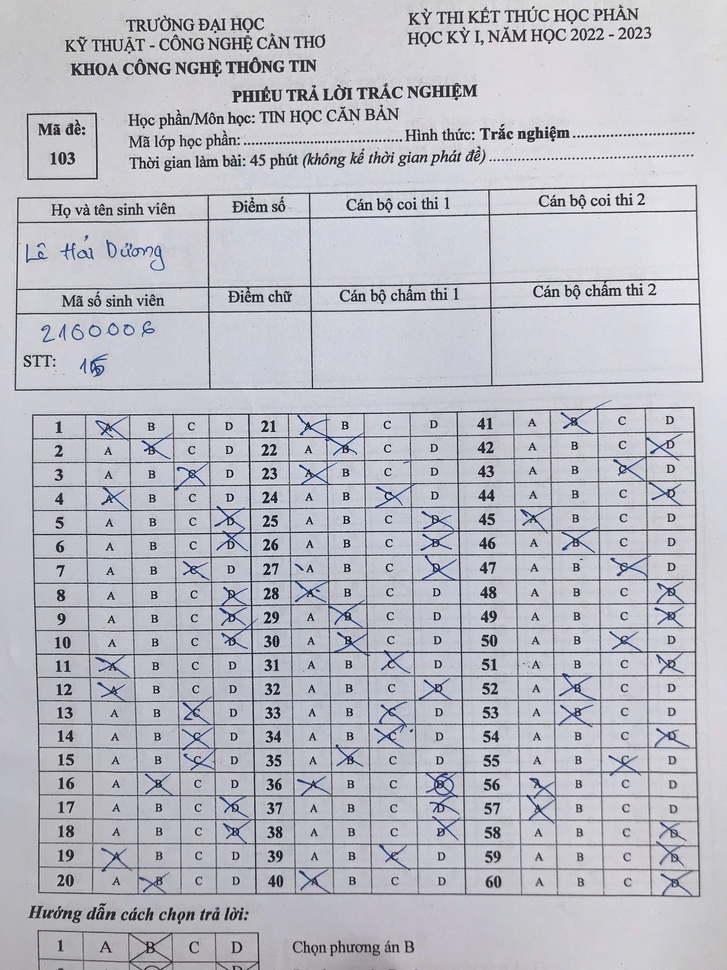
#> input picture backend/utils/IMG_031.jpg, 727 x 970 px, shrunk from 1920 x 2560 before the run
$ python -i image_processing.py   (imports and definitions only)
#> lines starting #> are read from the running program, lines starting #| are printed output that depends on the picture; after the words box and inside, x2 and y2 are one past the last pixel; in counts of white or black regions, pixels touching at a corner belong together

import cv2
import numpy as np
import os


def divide_image(image_path):
    image = cv2.imread(image_path)
    if image is None:
        print("Không thể đọc ảnh:", image_path)
        return None, None

    height, width = image.shape[:2]
    part_height = height // 8

    # Gộp các phần thứ 3, 4, 5
    part_3 = image[2 * part_height:3 * part_height, :]
    part_4 = image[3 * part_height:4 * part_height, :]
    part_5 = image[4 * part_height:5 * part_height, :]
    id_student = np.vstack((part_3, part_4, part_5))

    # Gộp các phần thứ 6, 7, 8
    part_6 = image[5 * part_height:6 * part_height, :]
    part_7 = image[6 * part_height:7 * part_height, :]
    part_8 = image[7 * part_height:8 * part_height, :]
    index_student = np.vstack((part_6, part_7, part_8))

    return id_student, index_student


def image_processing(path):
    """
    Xử lý ảnh bài thi để cắt các vùng: mã đề, tên, phiếu thi, mã SV, STT.
    Trả về đường dẫn các vùng cắt và tọa độ vùng phiếu thi.

    Args:
        path (str): Đường dẫn đến ảnh gốc.

    Returns:
        dict:
            - paths: Dictionary chứa đường dẫn các vùng cắt.
            - grading_box: Tuple (x, y, w, h) của vùng phiếu thi.
    """
#> called with path = 'IMG_031.jpg'
    # Kiểm tra xem tệp có tồn tại không
    if not os.path.exists(path):
        print(f"Tệp không tồn tại: {path}")
        return {'paths': {}, 'grading_box': None}

    # Đọc hình ảnh
    image = cv2.imread(path)
#> image is the input picture: shape (970, 727, 3); mean B, G, R 195.8, 187.4, 187.3
    if image is None:
        print("Không thể đọc hình ảnh. Kiểm tra lại đường dẫn hoặc định dạng tệp.")
        return {'paths': {}, 'grading_box': None}

    # Tạo thư mục mới trong thư mục temp
    base_temp_dir = './uploads/images/temp'
    if not os.path.exists(base_temp_dir):
        os.makedirs(base_temp_dir)

    # Tạo tên thư mục dựa trên tên tệp ảnh
    image_name = os.path.basename(path).split('.')[0]
    temp_dir = os.path.join(base_temp_dir, image_name)
    os.makedirs(temp_dir, exist_ok=True)

    gray = cv2.cvtColor(image, cv2.COLOR_BGR2GRAY)

    # Detect edges
    edges = cv2.Canny(gray, 50, 150)
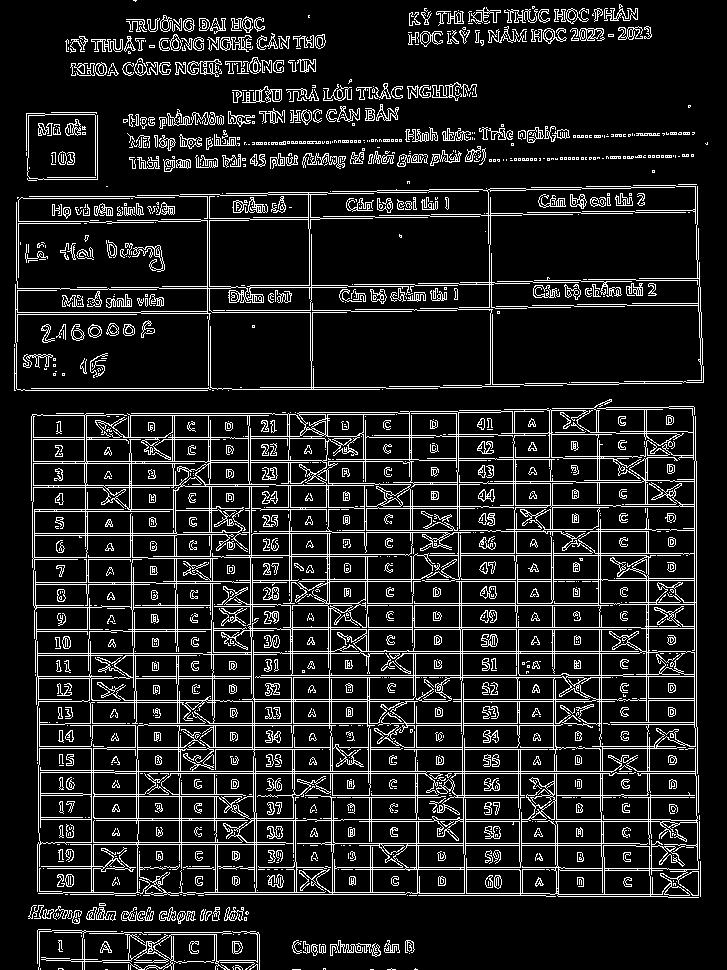
#> edges: shape (970, 727); 12.4% white in thin lines or dots

    # Detect lines
    lines = cv2.HoughLinesP(edges, 1, np.pi / 180, threshold=10, minLineLength=500, maxLineGap=50)
#> lines = 156 rows, first 6: [16, 223, 697, 211], [14, 368, 698, 779], [694, 897, 694, 380], [363, 387, 373, 955], [16, 221, 697, 209], [74, 961, 74, 39]

    # Variable to store the longest line
    longest_line = None
    max_length = 0

    # Find the longest line
    if lines is not None:
        for line in lines:
            x1, y1, x2, y2 = line[0]
            length = np.sqrt((x2 - x1) ** 2 + (y2 - y1) ** 2)  # Calculate the length of the line
            if length > max_length:
                max_length = length
                longest_line = (x1, y1, x2, y2)
#> this loop made 156 passes
#> (x1, y1, x2, y2, length, max_length) on passes 1, 2, 6: (16, 223, 697, 211, 681.1, 681.1), (14, 368, 698, 779, 798, 798), (74, 961, 74, 39, 922, 922)
#> (x1, y1, x2, y2, length) on passes 3, 4, 5, 7, 8, 9: (694, 897, 694, 380, 517), (363, 387, 373, 955, 568.1), (16, 221, 697, 209, 681.1), (208, 961, 208, 288, 673), (15, 287, 577, 297, 562.1), (91, 749, 697, 749, 606)
#> after the loop, max_length = 922

    # Rotate the image if the longest line is found
    if longest_line is not None:
        x1, y1, x2, y2 = longest_line
#> x1 = 74; y1 = 961; x2 = 74; y2 = 39
        angle = np.arctan2(y2 - y1, x2 - x1) * 180.0 / np.pi  # Calculate the angle of inclination
#> angle = -90

        # Rotate the image
        (h, w) = image.shape[:2]
#> h = 970; w = 727
        center = (w // 2, h // 2)
#> center = (363, 485)
        M = cv2.getRotationMatrix2D(center, angle, 1)
#> M = [[6.12e-17, -1, 848], [1, 6.12e-17, 122]]
        rotated = cv2.warpAffine(image, M, (w, h))
        white_background = np.ones((h, w, 3), dtype=np.uint8) * 127
        result = np.where(rotated == 0, white_background, rotated)
        # Use the rotated image for further processing
        image = result
    else:
        print("No lines found.")

    # Convert the image to grayscale
    gray = cv2.cvtColor(image, cv2.COLOR_BGR2GRAY)
    # Enhance contrast
    clahe = cv2.createCLAHE(clipLimit=2.0, tileGridSize=(8, 8))
    enhanced = clahe.apply(gray)
    # Blur to reduce noise
    blurred = cv2.GaussianBlur(enhanced, (5, 5), 0)
    # Binarization
    binary = cv2.adaptiveThreshold(blurred, 255, cv2.ADAPTIVE_THRESH_GAUSSIAN_C, cv2.THRESH_BINARY_INV, 11, 2)
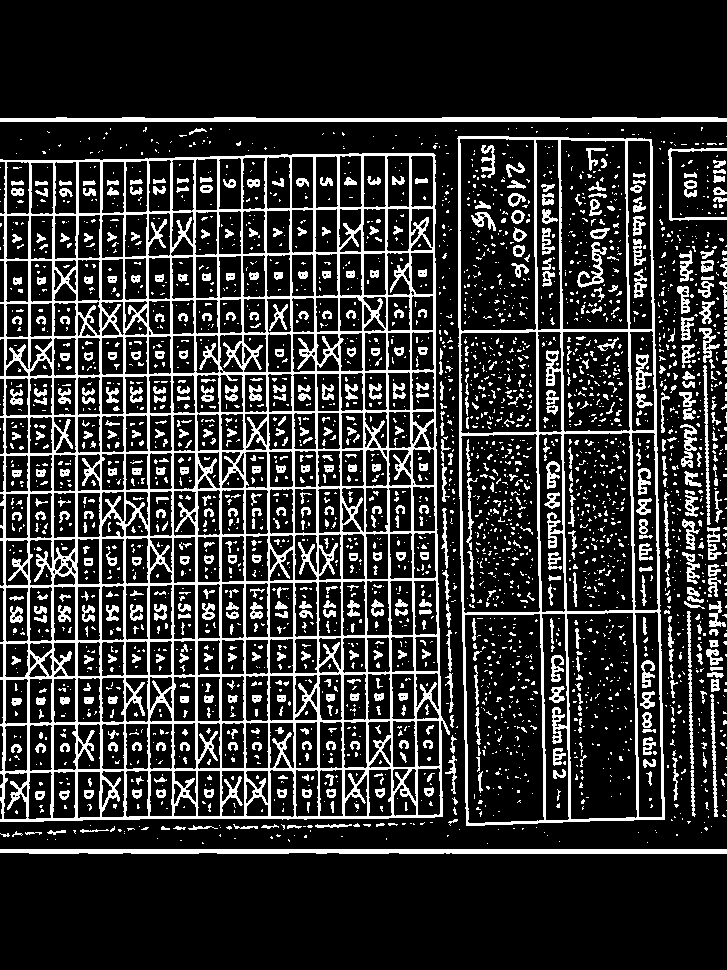
#> binary: shape (970, 727); 19.2% white; 3129 white regions (2503 under 20 px)
    # Find contours
    contours, _ = cv2.findContours(binary, cv2.RETR_EXTERNAL, cv2.CHAIN_APPROX_SIMPLE)
#> contours = 673 contours, 583 with area under 20; largest, box (x1, y1, x2, y2) and area: (0, 153, 450, 822) 287210, (457, 136, 665, 826) 134610, (0, 849, 727, 854) 2788, (0, 117, 727, 122) 2474, (668, 148, 727, 221) 344

    # Get the dimensions of the image
    height, width = image.shape[:2]
#> height = 970; width = 727

    # Calculate the size of each cell
    cell_height = height // 3
#> cell_height = 323
    cell_width = width // 3
#> cell_width = 242

    # Create a copy of the original image to draw rectangles
    image_with_rectangles = image.copy()

    # Define the top-left cell boundaries
    x_start = 0
    y_start = 0
    x_end = cell_width
#> x_end = 242
    y_end = cell_height
#> y_end = 323

    # List to store bounding boxes in the top-left cell
    bounding_boxes = []
    for contour in contours:
        x, y, w, h = cv2.boundingRect(contour)
        if x < x_end and y < y_end:  # Check if the contour is in the top-left cell
            bounding_boxes.append((x, y, w, h))
#> this loop made 673 passes
#> (x, y, w, h) on passes 1 to 3: (0, 849, 727, 5), (487, 843, 1, 1), (647, 842, 1, 1)

    # Calculate the diagonal lengths and store them with their bounding boxes
    diagonal_boxes = []
    for (x, y, w, h) in bounding_boxes:
        diagonal = np.sqrt(w ** 2 + h ** 2)  # Calculate the diagonal length
        diagonal_boxes.append((diagonal, (x, y, w, h)))
#> this loop made 42 passes
#> (x, y, w, h) on passes 1 to 12: (0, 247, 1, 3), (0, 223, 2, 4), (0, 201, 1, 1), (0, 189, 1, 1), (0, 167, 1, 1), (0, 153, 450, 669), (16, 153, 1, 1), (158, 152, 1, 1), (141, 152, 2, 3), (90, 152, 3, 2), (98, 151, 2, 2), (42, 151, 4, 3)

    # Sort the boxes by diagonal length in descending order
    diagonal_boxes.sort(key=lambda box: box[0], reverse=True)

    # Keep only the largest and second largest bounding boxes
    largest_box = diagonal_boxes[0] if diagonal_boxes else None  # Largest box
    second_largest_box = None

    # Check for the second largest box that is approximately square
    for diagonal, (x, y, w, h) in diagonal_boxes[1:]:
        aspect_ratio = float(w) / h
        if 0.8 < aspect_ratio < 1.2:  # Adjust the aspect ratio range for square-like boxes
            second_largest_box = (diagonal, (x, y, w, h))
            break
#> this loop made 4 passes
#> (diagonal, x, y, w, h) on passes 1 to 4: (727, 0, 117, 727, 5), (19.31, 189, 128, 18, 7), (8.25, 179, 135, 8, 2), (7.07, 236, 141, 5, 5)

    paths = {}

    # Draw the largest bounding box in green if found (Name + id student)
    if largest_box:
        # Unpack the largest bounding box coordinates and dimensions
        _, (x, y, w, h) = largest_box

        # Extract the region of interest (ROI) from the image using the bounding box coordinates
        infor_student = image[y:y + h, x:x + w]
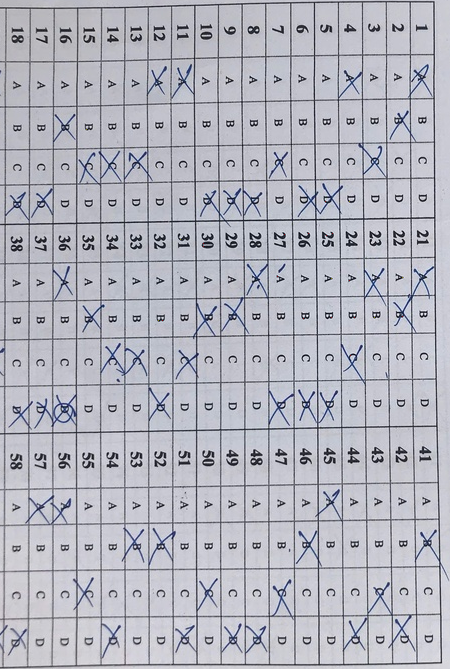
#> infor_student: shape (669, 450, 3); mean B, G, R 190.4, 180.2, 179.3

        # Save the extracted region of interest as an image
        infor_path = os.path.join(temp_dir, "infor_student_bounding_box.jpg")
        cv2.imwrite(infor_path, infor_student)
        paths['infor_student'] = infor_path

        # Draw the largest rectangle on the image with green color
        cv2.rectangle(image_with_rectangles, (x, y), (x + w, y + h), (0, 255, 0), 2)
#> image_with_rectangles: shape (970, 727, 3); mean B, G, R 177.9, 173.3, 170.6

        # Get the dimensions of the extracted region of interest
        height, width, _ = infor_student.shape

        # Calculate the size of each part in a 2x2 grid
        grid_height = height // 2
        grid_width = int(width // 3.5)

        # Extract the top-left region of the grid from infor_student
        name_student = infor_student[0:grid_height, 0:grid_width]
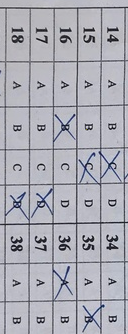
#> name_student: shape (334, 128, 3); mean B, G, R 181.1, 171.8, 171.4

        name_path = os.path.join(temp_dir, "name_bounding_box.jpg")
        cv2.imwrite(name_path, name_student)
        paths['name'] = name_path

        # Extract the bottom-left region of the grid from infor_student
        id_student = infor_student[grid_height:height, 0:grid_width]

        id_path = os.path.join(temp_dir, "id_bounding_box.jpg")
        cv2.imwrite(id_path, id_student)
        paths['id_bounding_box'] = id_path

        id_student_part, index_student_part = divide_image(id_path)
#> in divide_image, `id_student = np.vstack((part_3, part_4, part_5))`:
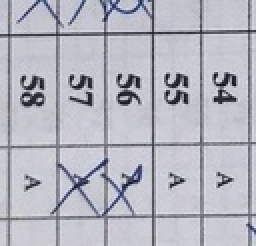
#> id_student: shape (123, 128, 3) (shown 2 times larger); mean B, G, R 192, 181.8, 181.6
#> in divide_image, `index_student = np.vstack((part_6, part_7, part_8))`:
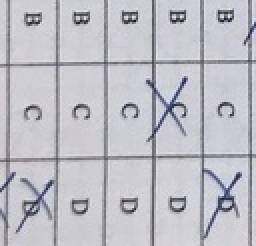
#> index_student: shape (123, 128, 3) (shown 2 times larger); mean B, G, R 197.6, 189.6, 190.3

        if id_student_part is not None and index_student_part is not None:
            id_student_path = os.path.join(temp_dir, "id_student.jpg")
            index_student_path = os.path.join(temp_dir, "index_student.jpg")
            cv2.imwrite(id_student_path, id_student_part)
            cv2.imwrite(index_student_path, index_student_part)
            paths['id_student'] = id_student_path
            paths['index_student'] = index_student_path
        else:
            print("Không thể chia ảnh id_bounding_box.jpg")

    # Draw the second largest bounding box in blue if found (code box)
    if second_largest_box:
        _, (x, y, w, h) = second_largest_box
        code_box = image[y:y + h, x:x + w]
        code_path = os.path.join(temp_dir, "code_box_bounding_box.jpg")
        cv2.imwrite(code_path, code_box)
        paths['code_box'] = code_path
        cv2.rectangle(image_with_rectangles, (x, y), (x + w, y + h), (255, 0, 0), 2)

    # Select the largest contour (assuming it's the main table)
    contours = sorted(contours, key=cv2.contourArea, reverse=True)
    largest_contour = contours[0] if contours else None

    grading_box = None
    if largest_contour is not None:
        # Find the bounding box around the largest contour
        x, y, w, h = cv2.boundingRect(largest_contour)

        # Extract and save the bounding box around the largest contour
        table_grading = image[y:y + h, x:x + w]
        grading_path = os.path.join(temp_dir, "table_grading_bounding_box.jpg")
        cv2.imwrite(grading_path, table_grading)
        paths['table_grading'] = grading_path
        cv2.rectangle(image_with_rectangles, (x, y), (x + w, y + h), (255, 0, 0), 2)
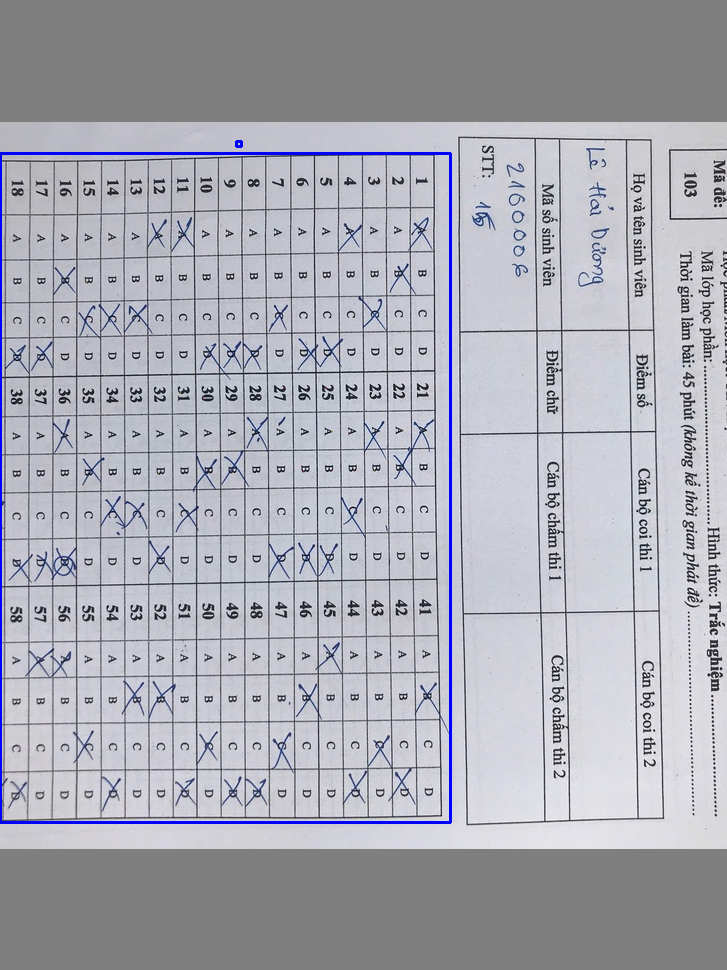
#> image_with_rectangles: shape (970, 727, 3); mean B, G, R 180.1, 171.1, 170.6

        # Lưu tọa độ vùng phiếu thi
        grading_box = (x, y, w, h)

    return {'paths': paths, 'grading_box': grading_box}

>>> result = image_processing('IMG_031.jpg')
